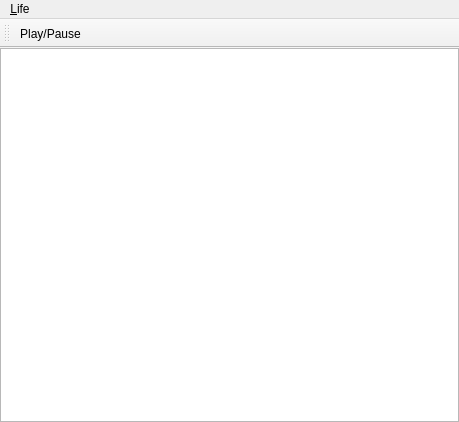
<?xml version="1.0" encoding="UTF-8"?>
<ui version="4.0">
 <class>MainWindowClass</class>
 <widget class="QMainWindow" name="MainWindowClass">
  <property name="geometry">
   <rect>
    <x>0</x>
    <y>0</y>
    <width>459</width>
    <height>422</height>
   </rect>
  </property>
  <property name="windowTitle">
   <string>QtLife</string>
  </property>
  <widget class="QWidget" name="centralWidget">
   <layout class="QHBoxLayout" name="horizontalLayout">
    <property name="margin">
     <number>0</number>
    </property>
    <item>
     <widget class="QGraphicsView" name="gameView"/>
    </item>
   </layout>
  </widget>
  <widget class="QToolBar" name="toolBar">
   <property name="windowTitle">
    <string>Main Toolbar</string>
   </property>
   <attribute name="toolBarArea">
    <enum>TopToolBarArea</enum>
   </attribute>
   <attribute name="toolBarBreak">
    <bool>false</bool>
   </attribute>
   <addaction name="actionPlay_Pause"/>
  </widget>
  <widget class="QMenuBar" name="menuBar">
   <property name="geometry">
    <rect>
     <x>0</x>
     <y>0</y>
     <width>459</width>
     <height>25</height>
    </rect>
   </property>
   <widget class="QMenu" name="menuLife">
    <property name="title">
     <string>&amp;Life</string>
    </property>
    <addaction name="actionPlay_Pause"/>
    <addaction name="actionExit"/>
   </widget>
   <addaction name="menuLife"/>
  </widget>
  <action name="actionPlay_Pause">
   <property name="checkable">
    <bool>true</bool>
   </property>
   <property name="icon">
    <iconset resource="main.qrc">
     <normaloff>:/actions/play-pause</normaloff>:/actions/play-pause</iconset>
   </property>
   <property name="text">
    <string>Play/Pause</string>
   </property>
   <property name="shortcut">
    <string>Space</string>
   </property>
  </action>
  <action name="actionExit">
   <property name="text">
    <string>E&amp;xit</string>
   </property>
  </action>
 </widget>
 <layoutdefault spacing="6" margin="11"/>
 <resources>
  <include location="main.qrc"/>
 </resources>
 <connections/>
</ui>
